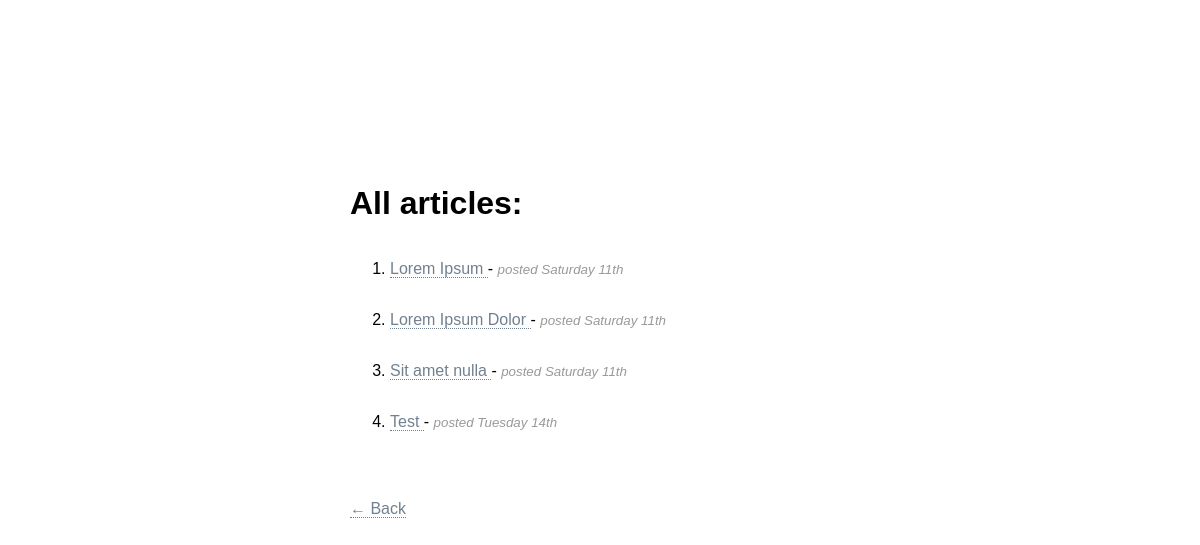
Page /view/list.php on the committed database.
### tables this page shows
CREATE TABLE IF NOT EXISTS `articles` (
  `article_id` int(11) NOT NULL AUTO_INCREMENT,
  `category_id` int(11) NOT NULL,
  `article_title` varchar(30) NOT NULL,
  `article_content` text NOT NULL,
  `article_timestamp` int(10) NOT NULL,
  PRIMARY KEY (`article_id`),
  KEY `category_id` (`category_id`)
);

### includes/article.php (called while the page is built, shortened)
<?php
class Article
{
    public function fetch_all()
    {
        global $pdo;
        $query = $pdo->prepare("SELECT * FROM articles");
        $query->execute();
        return $query->fetchAll();
    }
}
?>

### view/list.php (the view, shortened to what this page needs)
<?php
require_once('../includes/connection.php');
require_once('../includes/article.php');
$article = new Article;
$articles = $article->fetch_all();
?>
<html>
 <head>
     <link rel="stylesheet" href="../style.css"/>
    </head>
    <body>
        <div class="container">
        <br><br>
        <h1>All articles:</h1>
        <ol>
           <?php foreach ($articles as $article) { ?>
           <li><a href="article.php?id=<?php echo $article['article_id']; ?>">
           <?php echo $article['article_title']; ?>
                </a>
                 - <small>
                    posted <?php echo date('l jS', $article['article_timestamp']); ?>
                   </small></li>
            <?php } ?>
        </ol>
         <br><br>
            <a href="../index.php">&larr; Back</a>
        </div>
     </body>
</html>

### style.css (style rules this page uses)
body { padding-top: 120px; font-family: Arial; }
.container { width: 500px; margin: 0 auto; }
a:link, a:visited { color: slategray; text-decoration: none; border-bottom: 1px dotted slategray; }
small { color: #999; font-style: italic; }
ol li { line-height: 50px; }

### rows in the picture
articles: article_title "Lorem Ipsum", article_timestamp "Saturday 11th"
articles: article_title "Lorem Ipsum Dolor", article_timestamp "Saturday 11th"
articles: article_title "Sit amet nulla", article_timestamp "Saturday 11th"
articles: article_title "Test", article_timestamp "Tuesday 14th"
